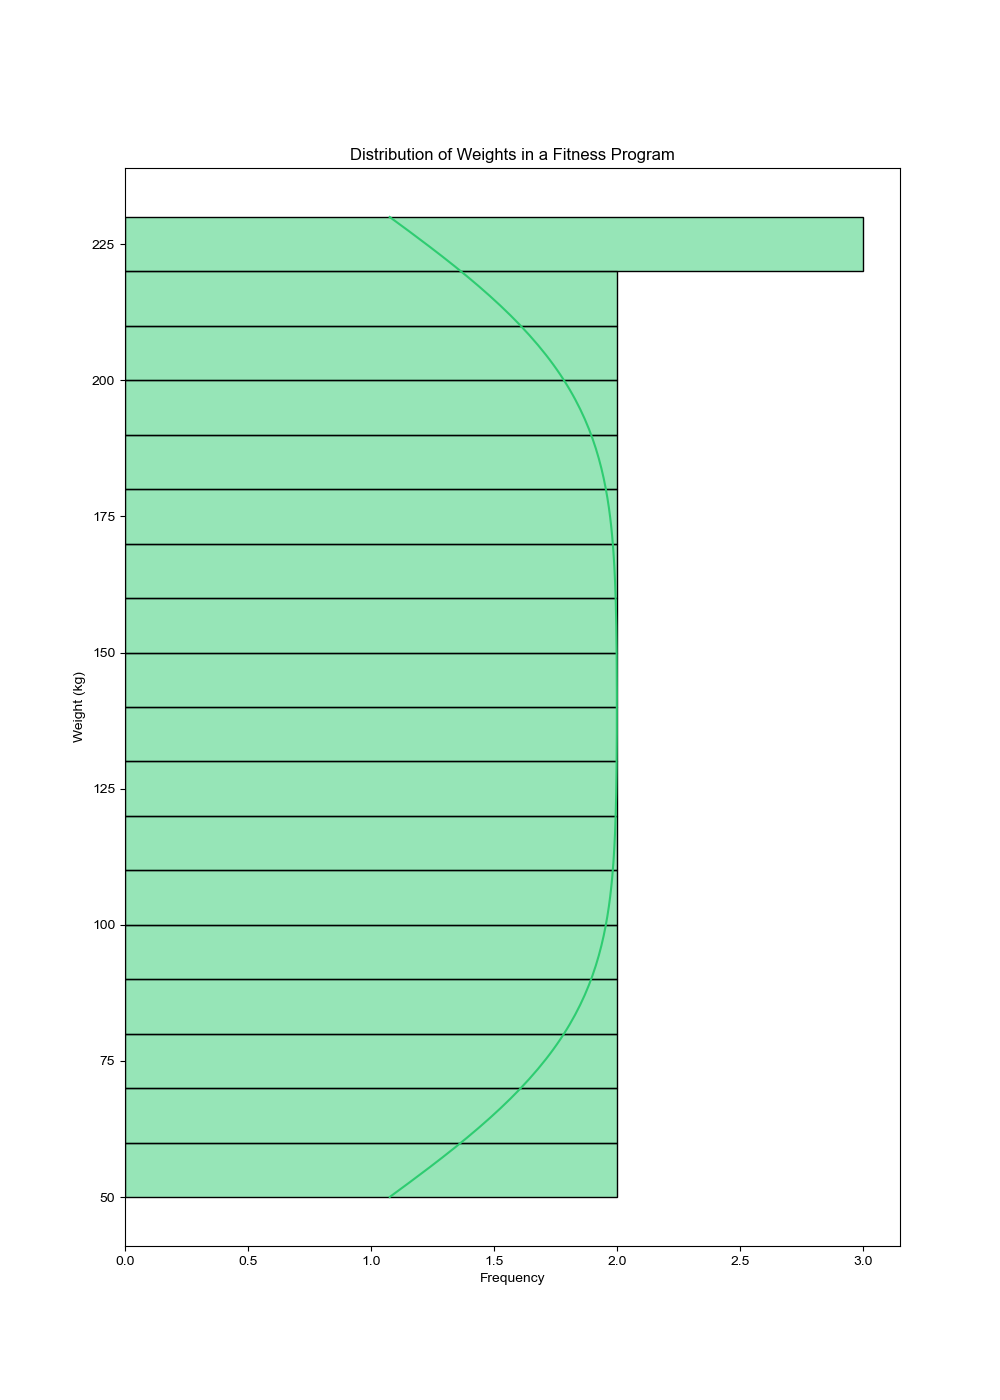

Write the Python code that produced this figure.

import pandas as pd
import seaborn as sns
import matplotlib.pyplot as plt

# Dataset
data = {
    'Weight': [
        70, 75, 80, 85, 60, 65, 90, 95, 100, 105, 50, 55, 110, 115, 120,
        125, 130, 135, 140, 145, 150, 155, 160, 165, 170, 175, 180, 185,
        190, 195, 200, 205, 210, 215, 220, 225, 230
    ]
}

# Create a DataFrame
df = pd.DataFrame(data)

# Initialize the matplotlib figure
f, ax = plt.subplots(figsize=(10, 14))

# Plot the histogram with custom bin width and modified aesthetics
sns.histplot(data=df, y="Weight", binwidth=10, kde=True, color="#2ecc71")

# Customizing the aesthetics
sns.set_style("darkgrid")
plt.title("Distribution of Weights in a Fitness Program")
plt.xlabel("Frequency")
plt.ylabel("Weight (kg)")

# Show the plot
plt.show()
